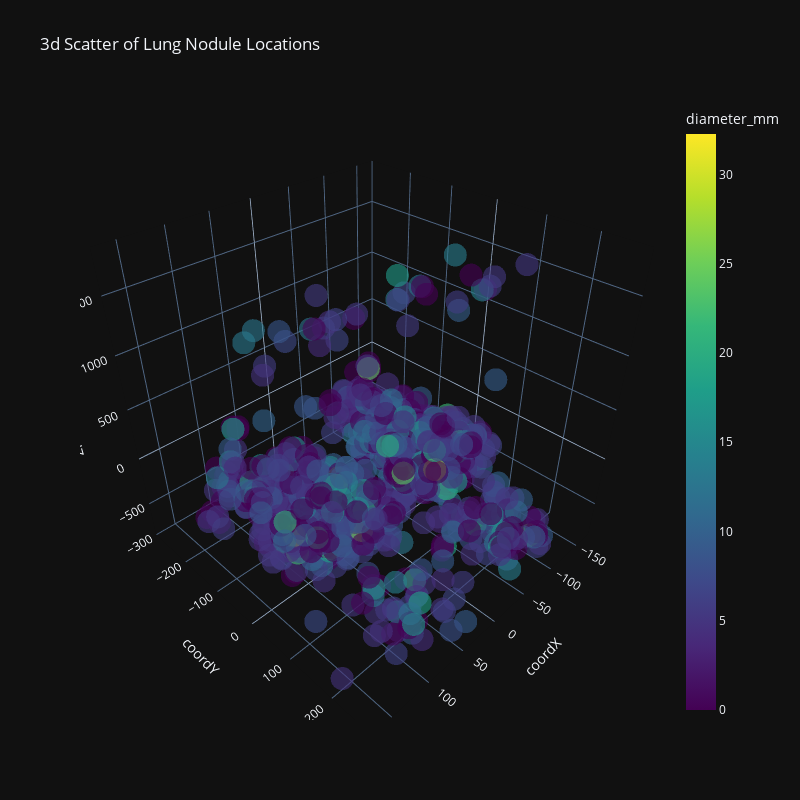

Here is the notebook cell this chart was saved with:
### Code cell
fig = px.scatter_3d(
    df_data.loc[df_data['class'] == 1],
    x='coordX',
    y='coordY',
    z='coordZ',
    color='diameter_mm',
    opacity=0.6,
    template='plotly_dark',
    width=800, 
    height=800,
    color_continuous_scale='Viridis',
    title='3d Scatter of Lung Nodule Locations'
)

fig.show()

### Figure 1 — Plotly figure (JSON) as saved in the notebook; plotly's stock layout.template omitted (floating-point values rounded to 4 significant figures; data arrays with more than 128 entries replaced by an {"elided": "..."} marker saying what was removed)
{"data": [{"hovertemplate": "coordX=%{x}<br>coordY=%{y}<br>coordZ=%{z}<br>diameter_mm=%{marker.color}<extra></extra>", "legendgroup": "", "marker": {"color": {"elided": "1351 float values"}, "coloraxis": "coloraxis", "opacity": 0.6, "symbol": "circle"}, "mode": "markers", "name": "", "scene": "scene", "showlegend": false, "type": "scatter3d", "x": {"elided": "1351 float values"}, "y": {"elided": "1351 float values"}, "z": {"elided": "1351 float values"}}], "layout": {"coloraxis": {"colorbar": {"title": {"text": "diameter_mm"}}, "colorscale": [[0, "#440154"], [0.1111, "#482878"], [0.2222, "#3e4989"], [0.3333, "#31688e"], [0.4444, "#26828e"], [0.5556, "#1f9e89"], [0.6667, "#35b779"], [0.7778, "#6ece58"], [0.8889, "#b5de2b"], [1, "#fde725"]]}, "height": 800, "legend": {"tracegroupgap": 0}, "scene": {"domain": {"x": [0, 1], "y": [0, 1]}, "xaxis": {"title": {"text": "coordX"}}, "yaxis": {"title": {"text": "coordY"}}, "zaxis": {"title": {"text": "coordZ"}}}, "title": {"text": "3d Scatter of Lung Nodule Locations"}, "width": 800}}
